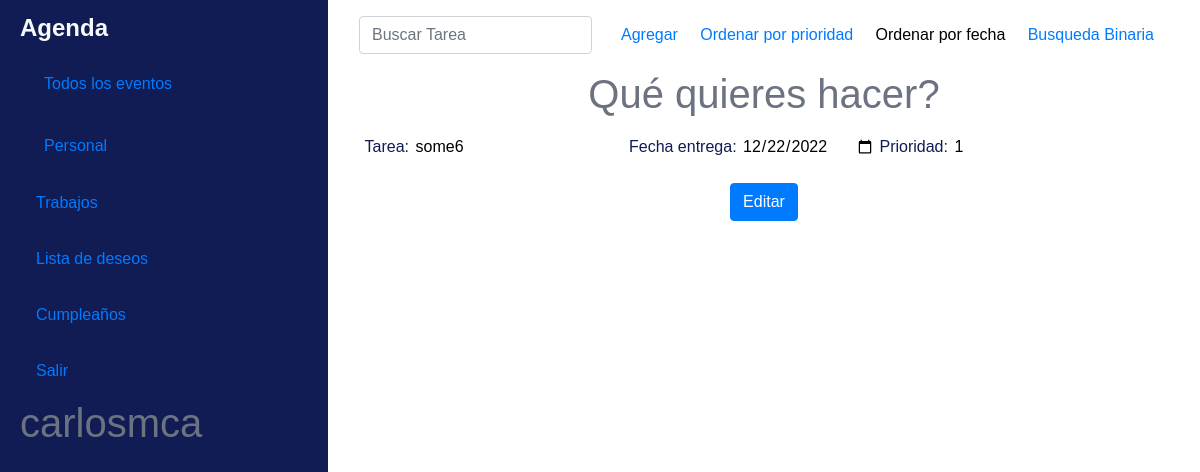
The page /editar/12/ (signed in) on the database its author committed.
### main/models.py (models this page shows, shortened)
class Tarea(models.Model):
    prioridad = models.IntegerField(default=1)
    tarea = models.CharField(max_length=100)
    fecha_entrega = models.DateField(null=True)
    user = models.ForeignKey(User, null=True, on_delete=models.CASCADE)

### main/views.py (the view)
# urls.py: path('editar/<int:tarea_id>/', views.editar, name='editar'),
@login_required
def editar(request, tarea_id):
    tarea = Tarea.objects.get(id=tarea_id)
    if request.method == "POST":
        form = TareaForm(request.POST, instance=tarea)
        if form.is_valid():
            form.save()
            return redirect("home")
    else:
        form = TareaForm(instance=tarea)
    context = {'form': form}
    return render(request, 'home/editar.html', context)

### main/forms.py
class TareaForm(forms.ModelForm):
    class Meta:
        model = Tarea
        fields = ['tarea', 'fecha_entrega', 'prioridad']
        widgets = {
            'fecha_entrega': forms.DateInput(attrs={'type': 'date'})
        }

### main/templates/home/editar.html (shortened to what this page needs)
{% extends 'base.html' %} {% load static %}
{% block content %}
<div class="container text-center">
    <h1>Qué quieres hacer?</h1>
</div>
    <div class="container text-center">
        <form method="post">
          <div class="form-group"> {{ form }}</div>
          <button type="submit" class="btn btn-primary">Editar</button>
        </form>
      </div>
{% endblock content %}

### main/templates/base.html (shortened to what this page needs)
{% load static %}
<!DOCTYPE html>
<html lang="en">
  <head>
    <link
      href="https://unpkg.com/ionicons@4.5.10-0/dist/css/ionicons.min.css"
      rel="stylesheet"
    />
    <link
      rel="stylesheet"
      href="http://cdnjs.cloudflare.com/ajax/libs/font-awesome/5.15.4/css/all.min.css"
    />
    <link
      rel="stylesheet"
      href="{% static 'css/bootstrap.min.css' %}"
    />
    <link rel="stylesheet" href="{% static 'css/style.css' %}" />
  </head>
  <body>
    {% if request.user.is_authenticated %}
    <div class="d-flex">
      <div id="sidebar-container" class="bg-primary">
        <div class="logo">
          <h4 class="text-light font-weight-bold">Agenda</h4>
          <div class="menu">
            <a href="{% url 'home' %}" class="d-block p-3"
              > Todos los
              eventos</a
            >
            <a href="{% url 'personal' %}" class="d-block p-3"
              >Personal</a
            >
            <a href="{% url 'trabajos' %}" class="d-block p-3"
              > Trabajos</a
            >
            <a href="{% url 'lista' %}" class="d-block p-3"
              > Lista de deseos</a
            >
            <a href="{% url 'birthday' %}" class="d-block p-3"
              > Cumpleaños</a
            >
            <a href="{% url 'logout' %}" class="d-block p-3"
              >Salir</a
            >
            <h1>{{request.user}}</h1>
          </div>
        </div>
      </div>
      <div class="w-100">
        <nav class="navbar navbar-expand-lg navbar-light bg-light">
          <div class="container">
            <form
              class="form-inline position-relative my-2 d-inline-block"
            >
              <input
                class="form-control mr-sm-2"
                type="search"
                placeholder="Buscar Tarea"
                aria-label="Buscar Tarea"
              />
              <button
                class="btn btn-search position-absolute"
                type="submit"
              >
              </button>
            </form>
            <div class="container text-center">
              <button>
                <a href="{% url 'add' %}"> Agregar</a>
              </button>
              <a href="{% url 'heap' %}">Ordenar por prioridad</a>
              <button>Ordenar por fecha</button>
              <a href="{% url 'binarySearch' %}">Busqueda Binaria</a>
            </div>
          </div>
        </nav>
        {% endif %} {% block content %} {% endblock content %}
      </div>
    </div>
  </body>
</html>

### main/static/css/style.css (style rules this page uses)
:root { --primary: #111b54; --light: #ffffff; --gray: #6b7280; --dark: #a5a6a7; --darker: #1f2937; --darkest: #cccccf; --pink: #333232; --purple: #5e5d5d; }
* { box-sizing: border-box; margin: 0; font-family: "Fira sans", sans-serif; }
body { display: flex; flex-direction: column; min-height: 100vh; overflow: hidden; font-family: "Muli", sans-serif; font-weight: 300; color: var(--primary); }
h1 { color: var(--gray); font-size: 2.5rem; font-weight: 300; margin-bottom: 1rem; }
input, button { appearance: none; border: none; outline: none; background: none; }
.bg-primary { background-color: var(--primary) !important; }
.bg-light { background-color: var(--light) !important; }
#sidebar-container { min-height: 100vh; }
#sidebar-container .logo { padding: 0.875rem 1.25rem; }
#sidebar-container .menu { width: 18rem; }
.btn-search { right: 5px; }

### rows shown on the page
Tarea: tarea "some6", fecha_entrega "12/22/2022", prioridad "1"

### other values the page prints
{{ request.user }} "carlosmca"
